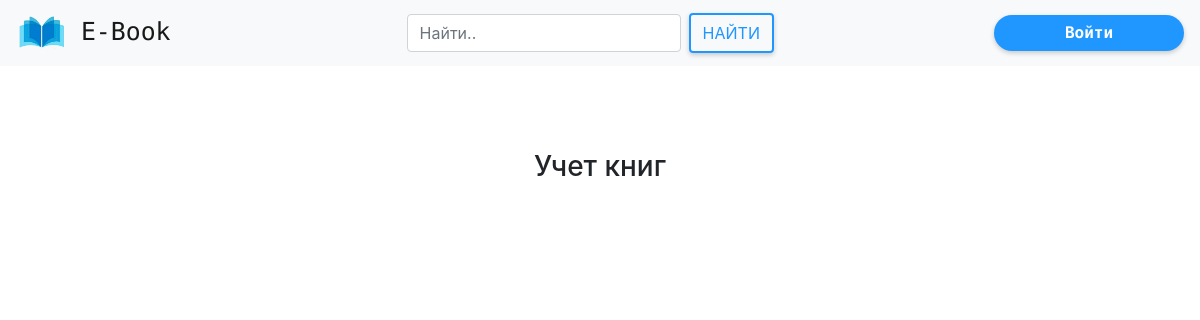
The page /managingbookslibr on the database as committed earlier.
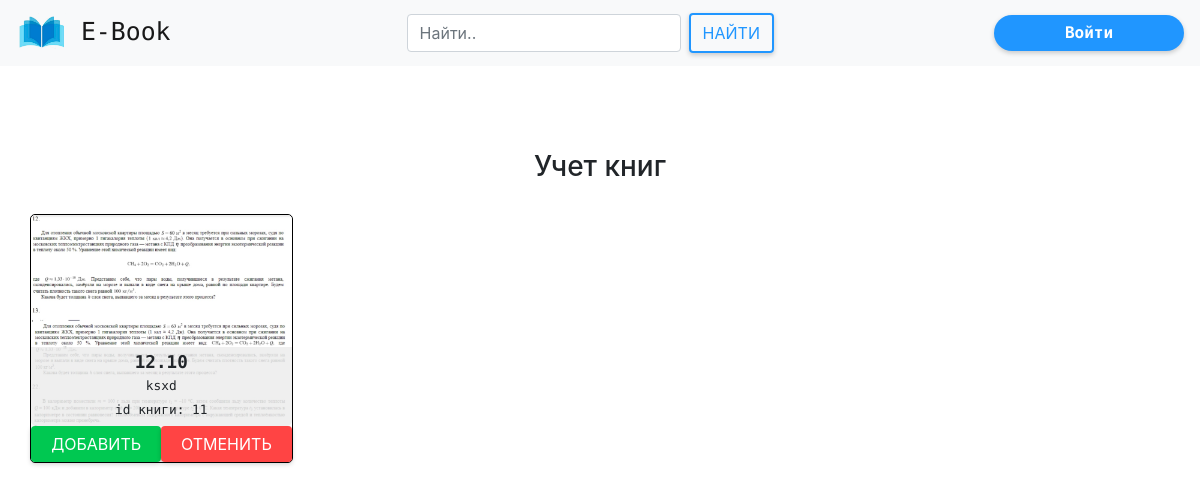
The same page on the database as committed later.
### ebook/models.py (models this page shows, shortened)
class userbook(models.Model):
    CHOICES = (
        ('True', 'Подтверждено библиотекарем'),
        ('False', 'В обработке'),
        ('Refused', 'Отказано')
    )
    user = models.ForeignKey(User, on_delete=models.CASCADE, null=True,
                                default='',
                                verbose_name="Связь с таблицей пользователей")
    book = models.ForeignKey(book_inf, on_delete=models.CASCADE, null=True,
                                default='',
                                verbose_name="Связь с таблицей книг")
    status = models.CharField("Статуc", choices=CHOICES, default='False',
                              max_length=30)
    reqestdate = models.DateField("Дата добавления", default=timezone.now)
    getdate = models.DateField(default=timezone.now)
    enddate = models.DateField(default=timezone.now)

class book_inf(models.Model):
    bookname = models.CharField("назвние книги", null=True, max_length=150)
    author = models.CharField("автор", null=True, max_length=100)
    rate = models.PositiveIntegerField("Рейтинг книги", default=0,
                                       validators=[MaxValueValidator(5), ])
    discriptions = models.TextField("описание книги")
    bookimage = models.ImageField("Фотография книги", blank=True,
                                  upload_to="books_photo",
                                  default="books_photo/default.png")
    addingDate = models.DateField("Дата добавления",
                                  default=timezone.now)
    bookfile = models.FileField(upload_to='books', blank=False,
                                default="puples_photo/default.png")

### ebook/views.py (the view)
# urls.py: path('managingbookslibr', views.managingbookslibr,
def managingbookslibr(request):
    books = userbook.objects.filter(status="False")
    return render(request, 'managingbookslibr.html', {'books': books})

### ebook/templates/managingbookslibr.html (shortened to what this page needs)
{% extends 'base.html' %}
{% load static %}
{% block links %}
    <link rel="stylesheet" href="{% static 'css/managingbookslibr.css' %}">
{% endblock links %}
{% block content %}
    <div class="main">
        <h3 style="text-align: center">Учет книг</h3>
        <div class="allbooks">
            <div class="row">
                {% for bookItem in books  %}
                    <div class="col-12 col-md-6 col-lg-4 col-xl-3 bookbox">
                        <div class="book">
                            <div class="bookImg">
                                <img src="{{ bookItem.book.bookimage.url }}" alt="">
                                <div class="bookDiscrp">
                                    <h4>{{ bookItem.book.bookname }}</h4>
                                    <small>{{ bookItem.book.author }}</small> <br/>
                                    <small>id книги: {{ bookItem.book.id }}</small>
                                </div>
                            </div>
                            <div class="row" style="padding: 0px 15px">
                                <a href="confirmaddbooktouser?bookid={{bookItem.book.id}}&userid={{bookItem.user.id}}" class="btn btn-almbb-small btn-almbb-success col-12 col-lg-6">Добавить</a>
                                <a href="canceladdbooktouser?bookid={{bookItem.book.id}}&userid={{bookItem.user.id}}" class="btn btn-almbb-small btn-almbb-danger col-12 col-lg-6">Отменить</a>
                            </div>
                         </div>
                    </div>
                {% endfor %}
            </div>
        </div>
    </div>
{% endblock content %}

Rows that differ between the two databases and show on the page:
added userbook: book.bookimage (picture), book.bookname "12.10", book.author "ksxd", book.id "11"
